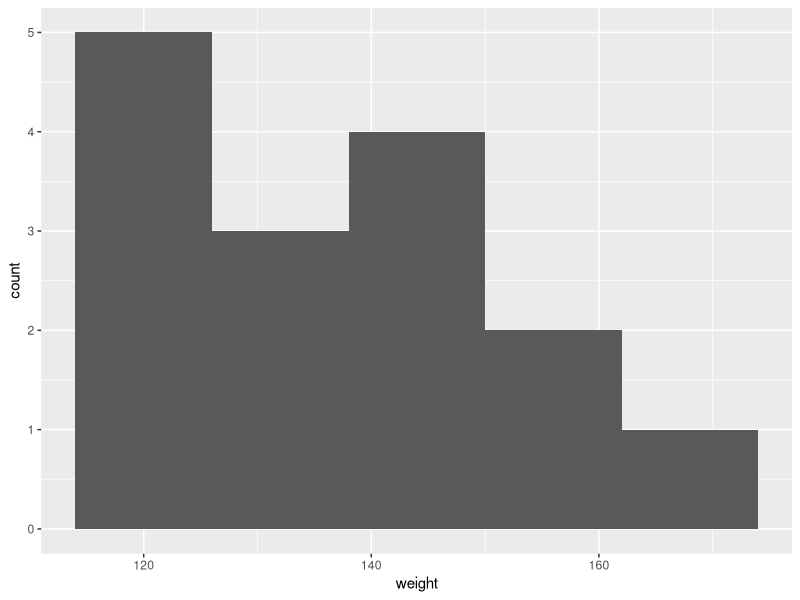
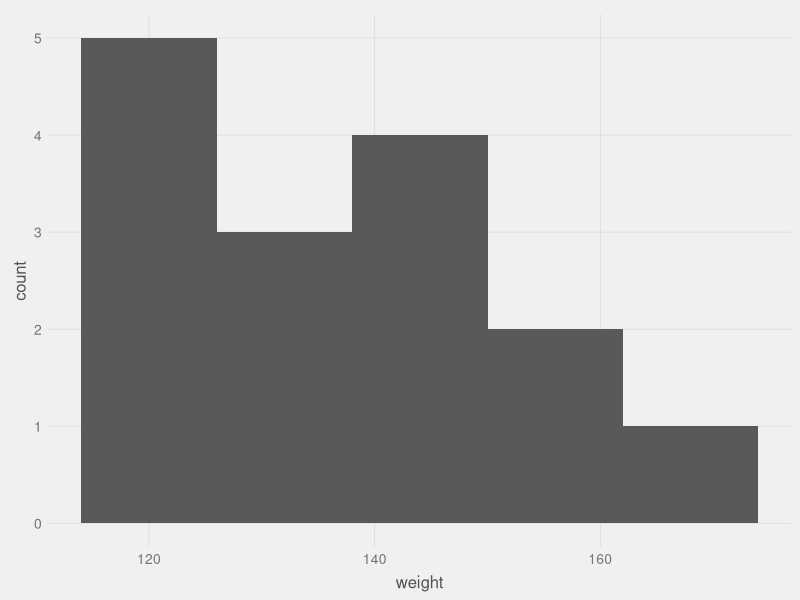
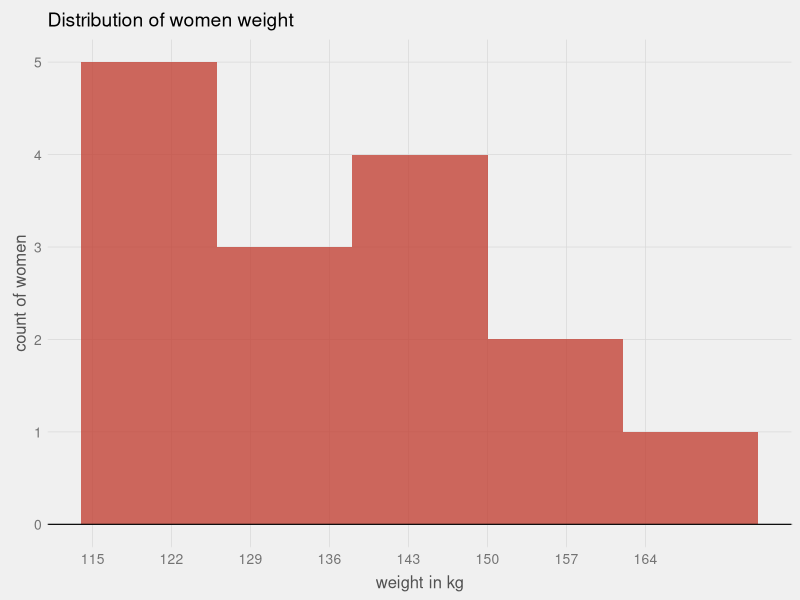

These charts were generated, in order, by the following R code:
# Custom built theme for data visualization

# required libraries
library(ggplot2)
library(RColorBrewer)
library(scales)
library(grid)

# load a built in dataset
# library(help = "datasets")
data(women)

# create a basic histogram
range(women$weight)
ggplot(data = women, aes(x=weight))+
  geom_histogram(binwidth = 12)
#ggsave("tutorial_1.png", dpi=300, width=4, height=3)

# Now we can add a theme to make it look classy.
my_theme <- function() {
  
  # Generate the colors for the chart procedurally with RColorBrewer
  palette <- brewer.pal("Greys", n=9)
  color.background = palette[2]
  color.grid.major = palette[3]
  color.axis.text = palette[6]
  color.axis.title = palette[7]
  color.title = palette[9]
  
  # Begin construction of chart
  theme_bw(base_size=9) +
    
    # Set the entire chart region to a light gray color
    theme(panel.background=element_rect(fill=color.background, color=color.background)) +
    theme(plot.background=element_rect(fill=color.background, color=color.background)) +
    theme(panel.border=element_rect(color=color.background)) +
    
    # Format the grid
    theme(panel.grid.major=element_line(color=color.grid.major,size=.25)) +
    theme(panel.grid.minor=element_blank()) +
    theme(axis.ticks=element_blank()) +
    
    # Format the legend, but hide by default
    theme(legend.position="none") +
    theme(legend.background = element_rect(fill=color.background)) +
    theme(legend.text = element_text(size=7,color=color.axis.title)) +
    
    # Set title and axis labels, and format these and tick marks
    theme(plot.title=element_text(color=color.title, size=14, vjust=1.25)) +
    theme(axis.text.x=element_text(size=10,color=color.axis.text)) +
    theme(axis.text.y=element_text(size=10,color=color.axis.text)) +
    theme(axis.title.x=element_text(size=12,color=color.axis.title, vjust=0)) +
    theme(axis.title.y=element_text(size=12,color=color.axis.title, vjust=1.25)) +
    
    # Plot margins
    theme(plot.margin = unit(c(0.35, 0.2, 0.3, 0.35), "cm"))
}

# Add the custom theme to the plot
ggplot(data = women, aes(x=weight))+
  geom_histogram(binwidth = 12)+
  my_theme()

# Add labelled axes and title. Use the labs()
ggplot(data = women, aes(x=weight))+
  geom_histogram(binwidth = 12,fill="#c0392b", alpha=0.75)+
  my_theme()+
  labs(title="Distribution of women weight", x="weight in kg", y="count of women")+
  scale_x_continuous(breaks=seq(115,164, by=7)) +
  scale_y_continuous(labels=comma) + 
  geom_hline(yintercept=0, size=0.4, color="black")





